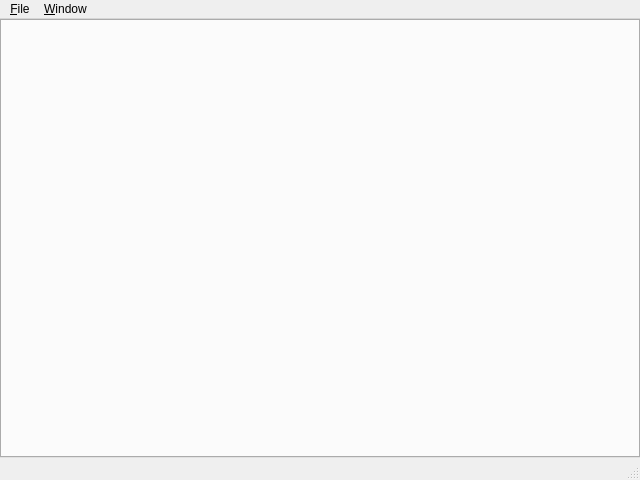
<?xml version="1.0" encoding="UTF-8"?>
<ui version="4.0">
 <class>WMainWindow</class>
 <widget class="QMainWindow" name="WMainWindow">
  <property name="geometry">
   <rect>
    <x>0</x>
    <y>0</y>
    <width>640</width>
    <height>480</height>
   </rect>
  </property>
  <property name="windowTitle">
   <string>csFiles</string>
  </property>
  <widget class="QWidget" name="centralwidget">
   <layout class="QVBoxLayout" name="verticalLayout">
    <property name="spacing">
     <number>4</number>
    </property>
    <property name="leftMargin">
     <number>0</number>
    </property>
    <property name="topMargin">
     <number>0</number>
    </property>
    <property name="rightMargin">
     <number>0</number>
    </property>
    <property name="bottomMargin">
     <number>0</number>
    </property>
    <item>
     <widget class="QTabWidget" name="tabWidget">
      <property name="currentIndex">
       <number>-1</number>
      </property>
      <property name="tabsClosable">
       <bool>true</bool>
      </property>
     </widget>
    </item>
   </layout>
  </widget>
  <widget class="QMenuBar" name="menubar">
   <property name="geometry">
    <rect>
     <x>0</x>
     <y>0</y>
     <width>640</width>
     <height>25</height>
    </rect>
   </property>
   <widget class="QMenu" name="menu_File">
    <property name="title">
     <string>&amp;File</string>
    </property>
    <addaction name="quitAction"/>
   </widget>
   <widget class="QMenu" name="menu_Window">
    <property name="title">
     <string>&amp;Window</string>
    </property>
    <addaction name="newFindAction"/>
    <addaction name="newGrepAction"/>
    <addaction name="separator"/>
    <addaction name="closeTabAction"/>
    <addaction name="closeAllAction"/>
   </widget>
   <addaction name="menu_File"/>
   <addaction name="menu_Window"/>
  </widget>
  <widget class="QStatusBar" name="statusbar"/>
  <action name="quitAction">
   <property name="text">
    <string>&amp;Quit</string>
   </property>
   <property name="shortcut">
    <string>Ctrl+Q</string>
   </property>
  </action>
  <action name="newFindAction">
   <property name="text">
    <string>New &amp;find</string>
   </property>
   <property name="shortcut">
    <string>Ctrl+Shift+F</string>
   </property>
  </action>
  <action name="newGrepAction">
   <property name="text">
    <string>New &amp;grep</string>
   </property>
   <property name="shortcut">
    <string>Ctrl+Shift+G</string>
   </property>
  </action>
  <action name="closeTabAction">
   <property name="text">
    <string>&amp;Close tab</string>
   </property>
   <property name="shortcut">
    <string>Ctrl+W</string>
   </property>
  </action>
  <action name="closeAllAction">
   <property name="text">
    <string>Close &amp;all tabs</string>
   </property>
   <property name="shortcut">
    <string>Ctrl+Shift+W</string>
   </property>
  </action>
 </widget>
 <tabstops>
  <tabstop>tabWidget</tabstop>
 </tabstops>
 <resources/>
 <connections/>
</ui>
